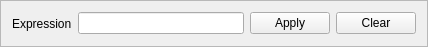
<?xml version="1.0" encoding="UTF-8"?>
<ui version="4.0">
 <class>Frame</class>
 <widget class="QFrame" name="Frame">
  <property name="geometry">
   <rect>
    <x>0</x>
    <y>0</y>
    <width>428</width>
    <height>47</height>
   </rect>
  </property>
  <property name="sizePolicy">
   <sizepolicy hsizetype="Fixed" vsizetype="Fixed">
    <horstretch>0</horstretch>
    <verstretch>0</verstretch>
   </sizepolicy>
  </property>
  <property name="windowTitle">
   <string>Frame</string>
  </property>
  <property name="frameShape">
   <enum>QFrame::StyledPanel</enum>
  </property>
  <property name="frameShadow">
   <enum>QFrame::Raised</enum>
  </property>
  <layout class="QHBoxLayout" name="horizontalLayout">
   <item>
    <widget class="QLabel" name="labelExpression">
     <property name="text">
      <string>Expression</string>
     </property>
    </widget>
   </item>
   <item>
    <widget class="QLineEdit" name="lineEditExpression"/>
   </item>
   <item>
    <widget class="QPushButton" name="buttonApply">
     <property name="text">
      <string>Apply</string>
     </property>
    </widget>
   </item>
   <item>
    <widget class="QPushButton" name="buttonClear">
     <property name="text">
      <string>Clear</string>
     </property>
    </widget>
   </item>
  </layout>
 </widget>
 <resources/>
 <connections/>
</ui>
